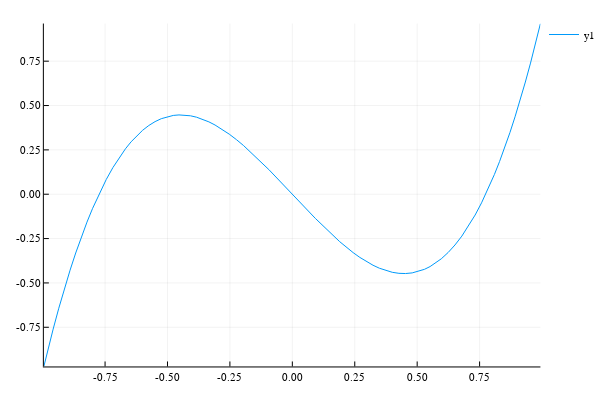

The notebook cell this image was saved under:
### Code cell
plot(z->sf_legendre_Pl(3,z),-1,1)

### Figure 1 — Plotly figure (JSON) as saved in the notebook; plotly's stock layout.template omitted (floating-point values rounded to 4 significant figures)
{"data": [{"colorbar": {"title": ""}, "line": {"color": "rgba(0, 154, 250, 1.000)", "dash": "solid", "shape": "linear", "width": 1}, "mode": "lines", "name": "y1", "showlegend": true, "type": "scatter", "x": [-0.9951, -0.9902, -0.9854, -0.9805, -0.9579, -0.9353, -0.9127, -0.8902, -0.8676, -0.845, -0.8224, -0.7999, -0.7727, -0.7456, -0.7185, -0.6913, -0.6684, -0.6455, -0.6225, -0.5996, -0.5747, -0.5497, -0.5248, -0.4999, -0.4769, -0.4539, -0.431, -0.408, -0.3834, -0.3587, -0.3341, -0.3095, -0.2809, -0.2524, -0.2239, -0.1953, -0.09389, -0.004935, 0.09205, 0.1896, 0.2166, 0.2435, 0.2705, 0.2975, 0.3231, 0.3488, 0.3744, 0.4001, 0.4268, 0.4535, 0.4801, 0.5068, 0.5293, 0.5517, 0.5742, 0.5966, 0.6241, 0.6515, 0.6789, 0.7063, 0.7321, 0.7579, 0.7836, 0.8094, 0.8301, 0.8507, 0.8714, 0.892, 0.9126, 0.9333, 0.9539, 0.9746, 0.9809, 0.9873, 0.9936], "xaxis": "x", "y": [-0.9709, -0.9421, -0.9137, -0.8857, -0.7605, -0.6426, -0.5319, -0.4282, -0.3312, -0.241, -0.1571, -0.07957, 0.005558, 0.08216, 0.1505, 0.2109, 0.2561, 0.2959, 0.3307, 0.3605, 0.3876, 0.4093, 0.4258, 0.4375, 0.4442, 0.4471, 0.4463, 0.4422, 0.4342, 0.4227, 0.4079, 0.3901, 0.366, 0.3384, 0.3078, 0.2744, 0.1388, 0.007403, -0.1361, -0.2674, -0.2995, -0.3292, -0.3563, -0.3804, -0.4003, -0.4171, -0.4304, -0.44, -0.4458, -0.4471, -0.4435, -0.4348, -0.4232, -0.4077, -0.388, -0.364, -0.3285, -0.2859, -0.2361, -0.1785, -0.1172, -0.04857, 0.02761, 0.1116, 0.1847, 0.2631, 0.3469, 0.4363, 0.5314, 0.6324, 0.7393, 0.8523, 0.8883, 0.925, 0.9622], "yaxis": "y"}], "layout": {"annotations": [], "height": 400, "legend": {"bgcolor": "rgba(255, 255, 255, 1.000)", "bordercolor": "rgba(0, 0, 0, 1.000)", "font": {"color": "rgba(0, 0, 0, 1.000)", "family": "sans-serif", "size": 11}, "x": 1, "y": 1}, "margin": {"b": 20, "l": 0, "r": 0, "t": 20}, "paper_bgcolor": "rgba(255, 255, 255, 1.000)", "plot_bgcolor": "rgba(255, 255, 255, 1.000)", "showlegend": true, "width": 600, "xaxis": {"anchor": "y", "domain": [0.08064, 0.9934], "gridcolor": "rgba(0, 0, 0, 0.100)", "gridwidth": 0.5, "linecolor": "rgba(0, 0, 0, 1.000)", "mirror": false, "range": [-0.9951, 0.9936], "showgrid": true, "showline": true, "showticklabels": true, "tickangle": 0, "tickcolor": "rgb(0, 0, 0)", "tickfont": {"color": "rgba(0, 0, 0, 1.000)", "family": "sans-serif", "size": 11}, "tickmode": "array", "ticks": "inside", "ticktext": ["-0.75", "-0.50", "-0.25", "0.00", "0.25", "0.50", "0.75"], "tickvals": [-0.75, -0.5, -0.25, 0, 0.25, 0.5, 0.75], "title": "", "titlefont": {"color": "rgba(0, 0, 0, 1.000)", "family": "sans-serif", "size": 15}, "type": "-", "visible": true, "zeroline": false, "zerolinecolor": "rgba(0, 0, 0, 1.000)"}, "yaxis": {"anchor": "x", "domain": [0.03762, 0.9902], "gridcolor": "rgba(0, 0, 0, 0.100)", "gridwidth": 0.5, "linecolor": "rgba(0, 0, 0, 1.000)", "mirror": false, "range": [-0.9709, 0.9622], "showgrid": true, "showline": true, "showticklabels": true, "tickangle": 0, "tickcolor": "rgb(0, 0, 0)", "tickfont": {"color": "rgba(0, 0, 0, 1.000)", "family": "sans-serif", "size": 11}, "tickmode": "array", "ticks": "inside", "ticktext": ["-0.75", "-0.50", "-0.25", "0.00", "0.25", "0.50", "0.75"], "tickvals": [-0.75, -0.5, -0.25, 0, 0.25, 0.5, 0.75], "title": "", "titlefont": {"color": "rgba(0, 0, 0, 1.000)", "family": "sans-serif", "size": 15}, "type": "-", "visible": true, "zeroline": false, "zerolinecolor": "rgba(0, 0, 0, 1.000)"}}}
